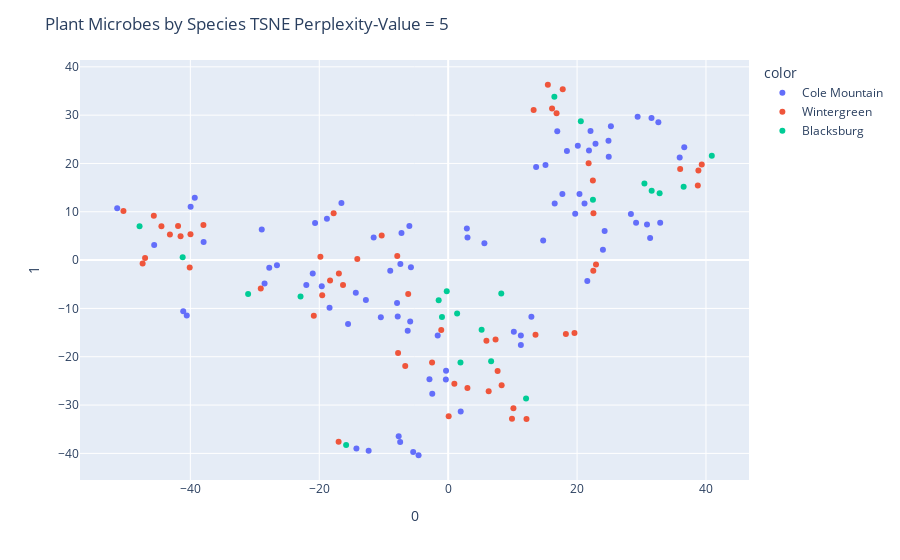

The notebook cell this image was saved under:
### Code cell
X = subdf[top_100.index]

perplexity_value = 5 # Change this to your desired perplexity

tsne = TSNE(n_components=2, perplexity=perplexity_value, random_state=42)
tsne_transformed = tsne.fit_transform(X)


fig = px.scatter(tsne_transformed, x=0, y=1, color=subdf['site_id'])
fig.update_layout(title = 'Plant Microbes by Species TSNE Perplexity-Value = ' + str(perplexity_value))
fig.for_each_trace(lambda t: t.update(name = newnames[t.name]))
fig.show()

### Figure 1 — Plotly figure (JSON) as saved in the notebook; plotly's stock layout.template omitted (floating-point values rounded to 4 significant figures)
{"data": [{"hovertemplate": "color=1<br>0=%{x}<br>1=%{y}<extra></extra>", "legendgroup": "1", "marker": {"color": "#636efa", "symbol": "circle"}, "mode": "markers", "name": "Cole Mountain", "orientation": "v", "showlegend": true, "type": "scatter", "x": [-5.891, -7.827, -7.414, -7.929, -12.34, -6.277, -7.677, -20.64, -5.427, -7.446, -12.76, 5.623, -5.777, -1.625, -15.53, 3.0, -14.33, -18.81, -10.44, -14.24, 22.86, 16.53, 2.9, -16.56, -11.56, 21.59, 19.71, 21.85, 32.61, 31.33, 13.65, -26.56, -0.3575, -0.328, -19.61, -2.902, -2.465, 12.91, -28.49, -18.4, -39.31, 1.948, -39.96, 11.28, 11.28, 25.25, 35.92, 29.16, 24.87, -37.94, 15.1, 20.11, 29.4, -6.019, -7.24, -28.92, 30.85, 24.01, 18.43, 24.28, 28.35, 24.91, 22.09, 32.9, -40.56, 16.93, 21.16, -27.76, 20.37, 17.72, -4.589, -8.985, -22.01, 36.63, 10.19, 14.74, -51.35, -41.1, -45.61, -21.01, 31.55], "xaxis": "x", "y": [-12.71, -11.67, -0.7825, -8.854, -39.45, -14.6, -36.47, 7.675, -39.7, -37.63, -8.259, 3.491, -1.49, -15.58, -13.2, 4.692, -6.767, 8.541, -11.83, -39.01, 24.06, 11.71, 6.526, 11.83, 4.682, -4.303, 9.576, 22.67, 28.55, 4.561, 19.27, -1.059, -24.69, -22.91, -5.424, -24.67, -27.67, -11.72, -4.829, -9.882, 12.89, -31.34, 11.04, -15.58, -17.56, 27.72, 21.25, 7.731, 24.72, 3.764, 19.67, 23.68, 29.66, 7.071, 5.612, 6.352, 7.384, 2.135, 22.6, 6.042, 9.567, 21.36, 26.71, 7.743, -11.46, 26.65, 11.71, -1.587, 13.7, 13.67, -40.39, -2.216, -5.147, 23.35, -14.84, 4.069, 10.71, -10.6, 3.113, -2.795, 29.4], "yaxis": "y"}, {"hovertemplate": "color=0<br>0=%{x}<br>1=%{y}<extra></extra>", "legendgroup": "0", "marker": {"color": "#EF553B", "symbol": "circle"}, "mode": "markers", "name": "Wintergreen", "orientation": "v", "showlegend": true, "type": "scatter", "x": [18.26, 22.45, 22.52, -1.073, 7.355, 10.12, 13.55, 16.12, 13.26, 9.902, 21.79, 12.15, -6.2, -40.1, 16.82, 8.297, -20.85, 19.6, 38.74, 5.938, -17.0, 22.94, 7.673, 6.285, 0.9624, 2.991, 0.07921, -6.66, -2.494, -7.769, 17.78, 15.47, 22.54, -29.07, 39.35, 38.82, 36.0, -41.91, -16.31, -47.4, -37.97, -18.32, -10.31, -41.51, -17.77, -7.897, -44.49, -43.17, -19.82, -16.96, -19.54, -39.98, -14.1, -47.02, -50.38, -45.67], "xaxis": "x", "y": [-15.28, 16.49, -2.205, -14.49, -16.43, -30.68, -15.44, 31.4, 31.07, -32.82, 20.04, -32.87, -7.023, -1.505, 30.41, -25.87, -11.51, -15.11, 15.42, -16.7, -37.6, -0.8853, -22.93, -27.15, -25.61, -26.46, -32.3, -21.89, -21.18, -19.23, 35.35, 36.29, 9.719, -5.868, 19.77, 18.54, 18.87, 7.034, -5.136, -0.6863, 7.268, -4.234, 5.09, 4.94, 9.72, 0.8632, 6.99, 5.277, 0.7054, -2.756, -7.25, 5.338, 0.2182, 0.4308, 10.15, 9.174], "yaxis": "y"}, {"hovertemplate": "color=2<br>0=%{x}<br>1=%{y}<extra></extra>", "legendgroup": "2", "marker": {"color": "#00cc96", "symbol": "circle"}, "mode": "markers", "name": "Blacksburg", "orientation": "v", "showlegend": true, "type": "scatter", "x": [-31.04, 1.39, 1.912, 5.19, 20.58, -15.83, 36.54, 32.81, 22.46, 12.09, 8.241, 30.45, -1.471, 31.57, -22.9, -47.88, 16.48, -0.2179, 40.9, 6.667, -0.9594, -41.19], "xaxis": "x", "y": [-7.015, -11.05, -21.17, -14.43, 28.75, -38.28, 15.17, 13.85, 12.47, -28.62, -6.895, 15.85, -8.296, 14.36, -7.552, 7.013, 33.82, -6.469, 21.58, -20.95, -11.77, 0.5984], "yaxis": "y"}], "layout": {"legend": {"title": {"text": "color"}, "tracegroupgap": 0}, "margin": {"t": 60}, "title": {"text": "Plant Microbes by Species TSNE Perplexity-Value = 5"}, "xaxis": {"anchor": "y", "domain": [0, 1], "title": {"text": "0"}}, "yaxis": {"anchor": "x", "domain": [0, 1], "title": {"text": "1"}}}}
